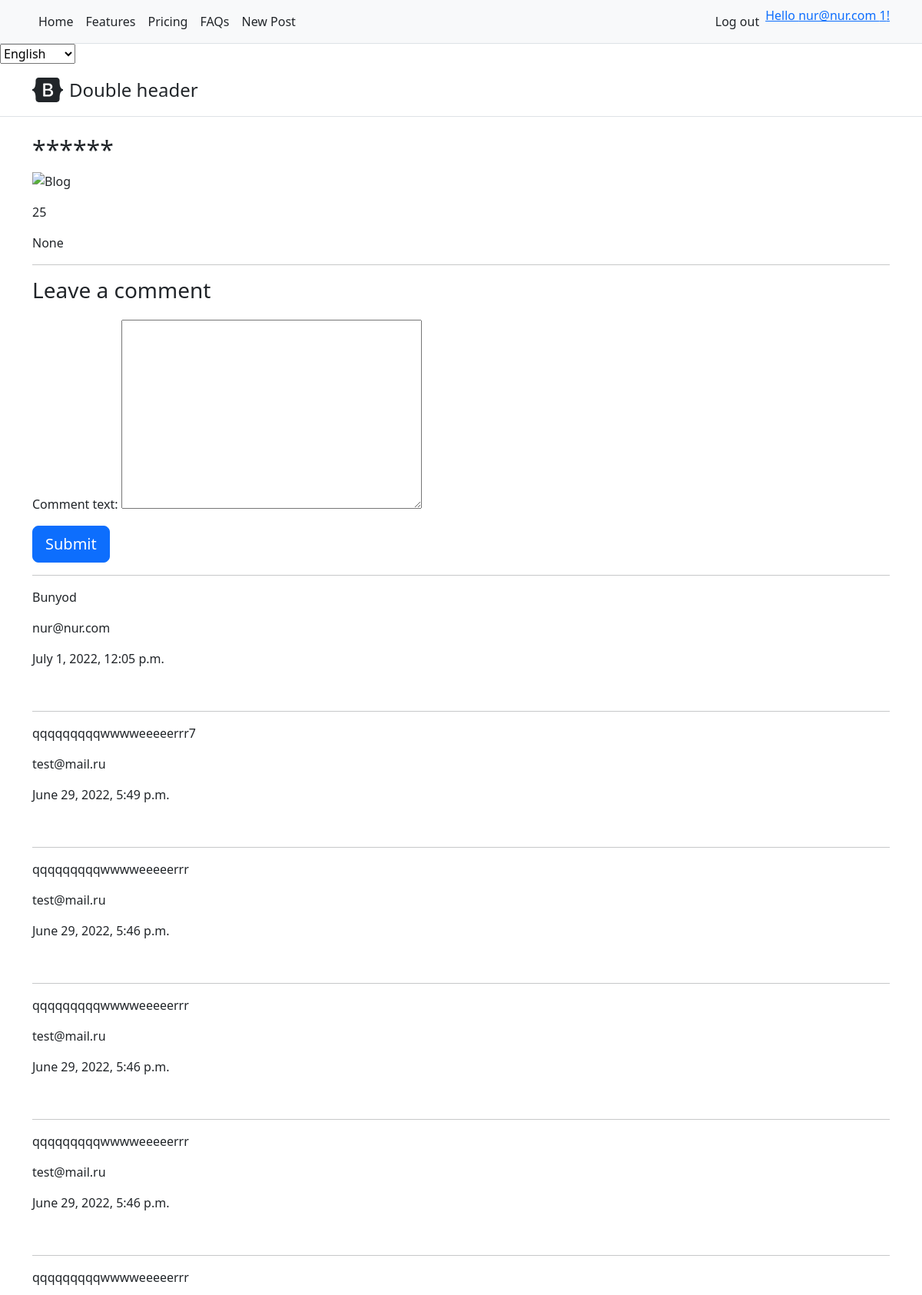
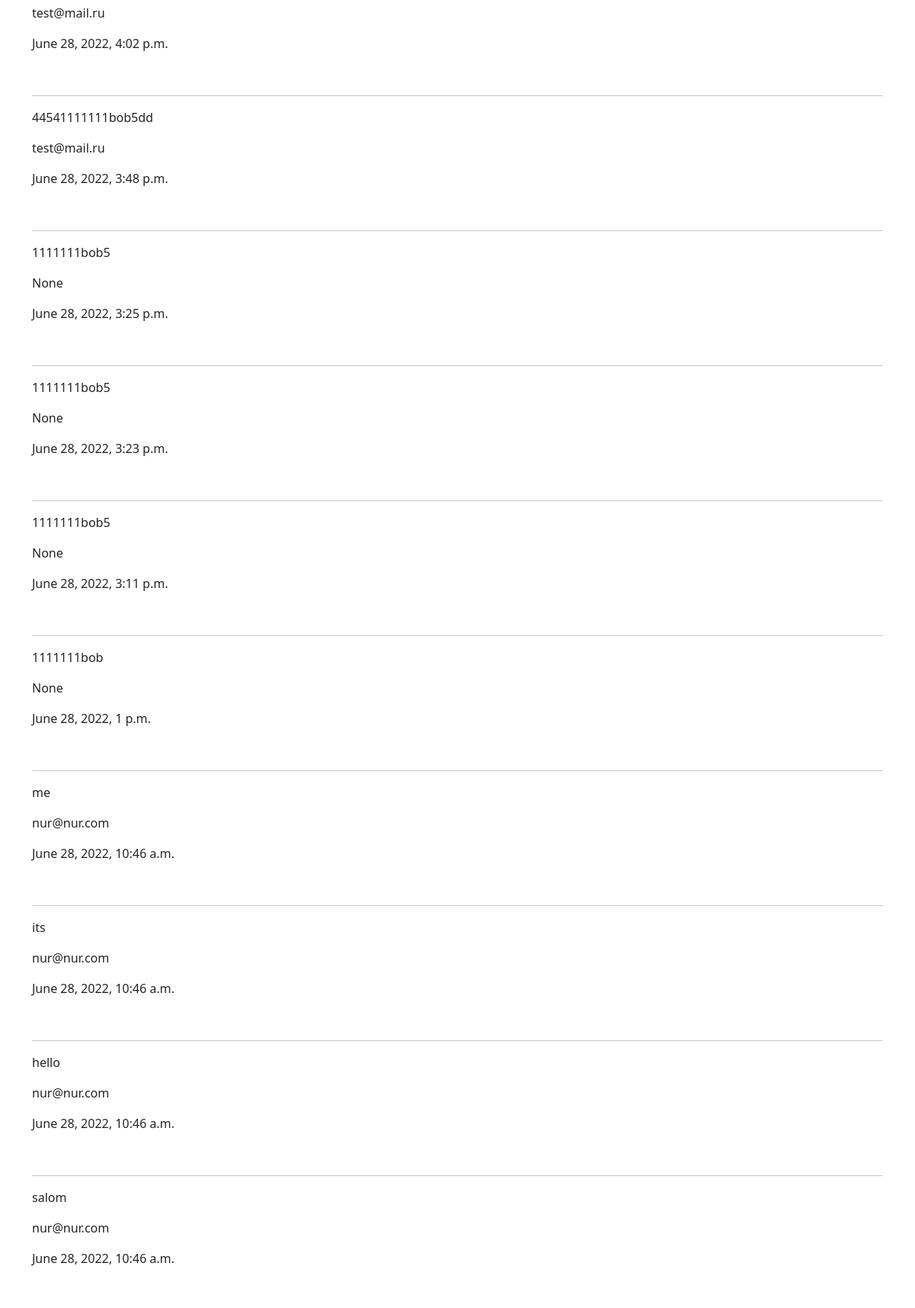
Screenshot of /en/main/detail/25 (signed in, upper part) with the database file from the repository (2 pictures, top to bottom).
### accounts/models.py (models this page shows, shortened)
class Account(AbstractBaseUser):
    email = models.EmailField(verbose_name='email', max_length=50, unique=True)
    phone_number = models.CharField(max_length=15, unique=True)
    f_name = models.CharField(max_length=50, blank=True, null=True)
    l_name = models.CharField(max_length=50, blank=True, null=True)
    sex = models.BooleanField(null=True, blank=True)
    date_birthday = models.DateTimeField(blank=True, null=True)
    is_admin = models.BooleanField(default=False)
    is_active = models.BooleanField(default=True)
    is_staff = models.BooleanField(default=False)
    is_superuser = models.BooleanField(default=False)
    USERNAME_FIELD = 'email'
    REQUIRED_FIELDS = ['phone_number']
    objects = MyAccountManage()
    class Meta:
        app_label = 'accounts'

### blog/models.py (models this page shows, shortened)
class PagesModel(models.Model):
    title = models.CharField(max_length=150)
    body = models.TextField()
    author = models.ForeignKey(settings.AUTH_USER_MODEL, on_delete=models.CASCADE, blank=True, null= True)
    image = models.ImageField(upload_to=upload_location , null = True, blank = True)
    created_date = models.DateTimeField(auto_now_add=True)
    date_updated = models.DateTimeField(auto_now=True)
    class Meta:
        ordering = ('-created_date', )
    @property
    def imageURL(self):
        try:
            url = str(self.image.url)
        except:
            url = ''
        return url

class CommentModel(models.Model):
    author = models.ForeignKey(settings.AUTH_USER_MODEL, related_name='comment', on_delete=models.SET_NULL, null=True)
    blog = models.ForeignKey(PagesModel, related_name='comment', on_delete=models.CASCADE)
    comment_text = models.TextField()
    date_created = models.DateTimeField(auto_now_add=True)
    date_updated = models.DateTimeField(auto_now=True)
    class Meta:
        ordering = ('-date_created', )

### blog/views.py (the view)
# urls.py: path('detail/<int:pk>', detail_blog_view, name='detail'),
def detail_blog_view(request, pk):
    user = request.user
    if not user.is_authenticated:
        return redirect('accounts:login')
    context = {}
    blog_post = get_object_or_404(PagesModel, pk = pk)
    comments = CommentModel.objects.filter(blog_id = pk)
    context['blog_post'] = blog_post
    context['comments'] = comments
    if request.method == "POST":
        comment_form = CommentsForm(data=request.POST)
        if comment_form.is_valid():
            new_comment = comment_form.save(commit=False)
            new_comment.blog = blog_post
            new_comment.author = user
            new_comment.save()
            return redirect(f'{request.path}')
    else:
        comment_form = CommentsForm()
    context['comment_form'] = comment_form
    return render(request, 'detail.html', context)

### blog/forms.py
class CommentsForm(forms.ModelForm):
    class Meta:
        model = CommentModel
        fields = ['comment_text']

### blog/templates/detail.html (shortened to what this page needs)
{% extends "base.html" %}
{% load i18n %}
{% block content %}
<div class="content-wrapper">
    <div class="inner-container container">
        <div class="row">
            <div class="section-header col-md-12">
                <h2>******</h2>
            </div>
        </div>
        <div class="row">
            <div class=" col-md-12">
                <img src="{{blog_post.imageURL}}" alt="Blog" height="360px" width="240px" >
            </div>
            <div class="blog-info col-md-12">
                <div class="box-content">
                    <p>{{blog_post.id}}</p>
                    <p>{{blog_post.author}}</p>
                </div>
    <hr class="featurette-divider">
    <div class="card-body">
        {% if new_comment %}
        <div class="alert alert-success" role="alert">
          Your comment is awaiting moderation
        </div>
        {% else %}
        <h3>Leave a comment</h3>
        <form method="post" style="margin-top: 1.3em;">
          {{ comment_form.as_p }}
          <button type="submit" class="btn btn-primary  btn-lg">Submit</button>
        </form>
        {% endif %}
    <hr class="featurette-divider">
      </div>
                {% for comment in comments %}
                <div>
                    <p>{{ comment.comment_text }}</p>
                    <p>{{ comment.author }}</p>
                    <p>{{ comment.date_created }}</p>
                    <br>
                </div>
    <hr class="featurette-divider">
            {% endfor %}
{% endblock content %}

### templates/snippets/header.html (shortened to what this page needs)
{% load static %}
{% load i18n %}
<!doctype html>
<html lang="en">
  <head>
<link href="{% static 'assets/dist/css/bootstrap.min.css' %} " rel="stylesheet">
    <link href="{% static 'headers.css' %} " rel="stylesheet">
  </head>
  <body>
<main>
  <nav class="py-2 bg-light border-bottom">
    <div class="container d-flex flex-wrap">
      <ul class="nav me-auto">
        <li class="nav-item"><a href="#" class="nav-link link-dark px-2 active" aria-current="page">Home</a></li>
        <li class="nav-item"><a href="#" class="nav-link link-dark px-2">Features</a></li>
        <li class="nav-item"><a href="#" class="nav-link link-dark px-2">Pricing</a></li>
        <li class="nav-item"><a href="#" class="nav-link link-dark px-2">FAQs</a></li>
        <li class="nav-item"><a href="{% url 'blog:create' %} " class="nav-link link-dark px-2">New Post</a></li>
      </ul>
      <ul class="nav">
        {% if user.is_authenticated  %}
        <li class="nav-item"><a href="{% url 'accounts:logout' %}" class="nav-link link-dark px-2">Log out</a></li>
        <li class="nav-item"><a href="{% url 'accounts:update' user.id %}"> Hello {{user}} {{user.id}}!</a> </li>
        {% else %}
        <li class="nav-item"><a href="{% url 'accounts:login' %}" class="nav-link link-dark px-2">Login</a></li>
        <li class="nav-item"><a href="{% url 'accounts:signup' %}" class="nav-link link-dark px-2">Sign up</a></li>
        {% endif %}
                  </ul>
              </div>
  </nav>
  <form action="{% url 'set_language' %}" method="post">{% csrf_token %}
      <select name="language" onchange="this.form.submit()" class="lang-select" style="text-transform: capitalize">
          {% get_current_language as LANGUAGE_CODE %}
          {% get_available_languages as LANGUAGES %}
          {% get_language_info_list for LANGUAGES as languages %}
          {% for language in languages %}
              <option value="{{ language.code }}" {% if language.code == LANGUAGE_CODE %} selected {% endif %} style="text-transform: capitalize">
                  {{ language.name_local }}
              </option>
          {% endfor %}
      </select>
  </form>
  <header class="py-3 mb-4 border-bottom">
    <div class="container d-flex flex-wrap justify-content-center">
      <a href="/" class="d-flex align-items-center mb-3 mb-lg-0 me-lg-auto text-dark text-decoration-none">
        <svg class="bi me-2" width="40" height="32"><use xlink:href="#bootstrap"/></svg>
        <span class="fs-4">Double header</span>
      </a>
    </div>
  </header>
</main>
  </body>
</html>

### templates/snippets/header.html (style rules this page uses)
.bi { vertical-align: -.125em; fill: currentColor; }

### templates/snippets/footer.html (style rules this page uses)
.bi { vertical-align: -.125em; fill: currentColor; }

### rows the page displays
Account: email "nur@nur.com", id "1"
PagesModel: id "25", author "None"
CommentModel: comment_text "Bunyod", author "nur@nur.com", date_created "July 1, 2022, 12:05 p.m."
CommentModel: comment_text "qqqqqqqqqwwwweeeeerrr7", author "test@mail.ru", date_created "June 29, 2022, 5:49 p.m."
CommentModel: comment_text "qqqqqqqqqwwwweeeeerrr", author "test@mail.ru", date_created "June 29, 2022, 5:46 p.m."
CommentModel: comment_text "qqqqqqqqqwwwweeeeerrr", author "test@mail.ru", date_created "June 29, 2022, 5:46 p.m."
CommentModel: comment_text "qqqqqqqqqwwwweeeeerrr", author "test@mail.ru", date_created "June 29, 2022, 5:46 p.m."
CommentModel: comment_text "qqqqqqqqqwwwweeeeerrr", author "test@mail.ru", date_created "June 28, 2022, 4:02 p.m."
CommentModel: comment_text "44541111111bob5dd", author "test@mail.ru", date_created "June 28, 2022, 3:48 p.m."
CommentModel: comment_text "1111111bob5", author "None", date_created "June 28, 2022, 3:25 p.m."
CommentModel: comment_text "1111111bob5", author "None", date_created "June 28, 2022, 3:23 p.m."
CommentModel: comment_text "1111111bob5", author "None", date_created "June 28, 2022, 3:11 p.m."
CommentModel: comment_text "1111111bob", author "None", date_created "June 28, 2022, 1 p.m."
CommentModel: comment_text "me", author "nur@nur.com", date_created "June 28, 2022, 10:46 a.m."
CommentModel: comment_text "its", author "nur@nur.com", date_created "June 28, 2022, 10:46 a.m."
CommentModel: comment_text "hello", author "nur@nur.com", date_created "June 28, 2022, 10:46 a.m."
CommentModel: comment_text "salom", author "nur@nur.com", date_created "June 28, 2022, 10:46 a.m."

### other values shown
form field language "English"
